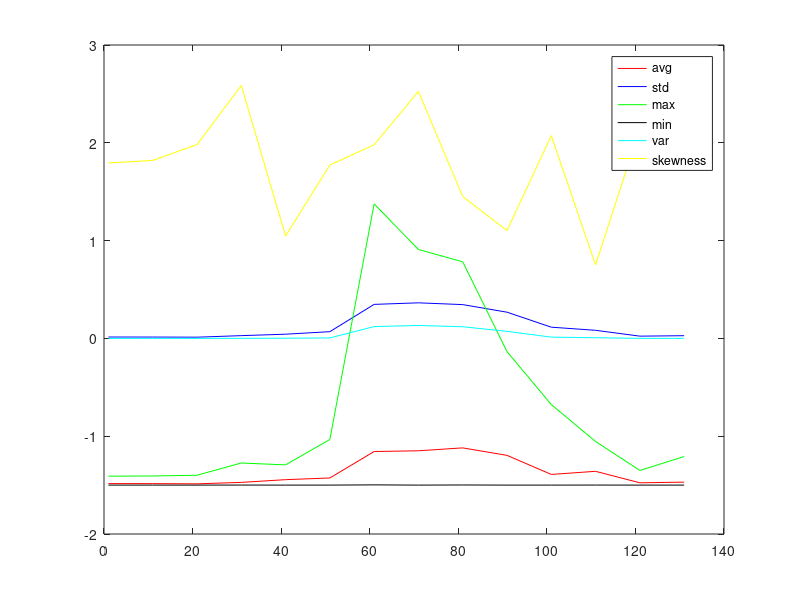
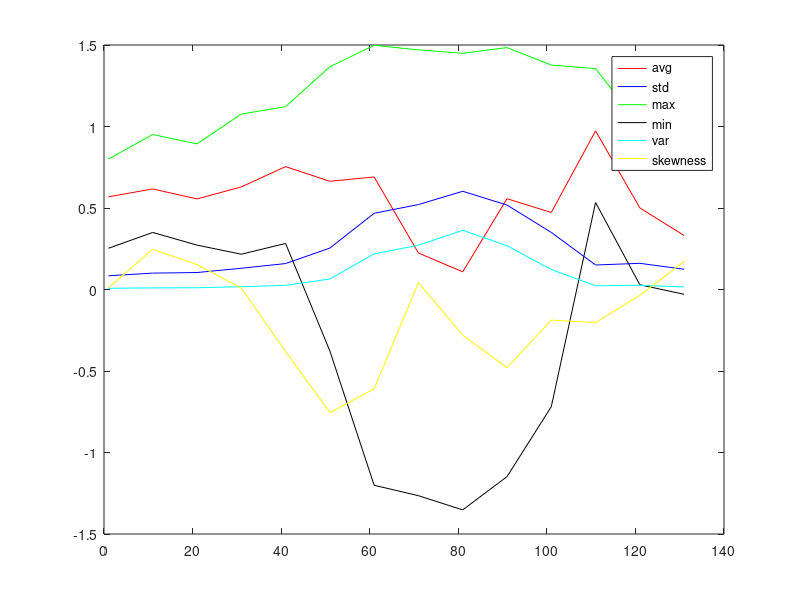
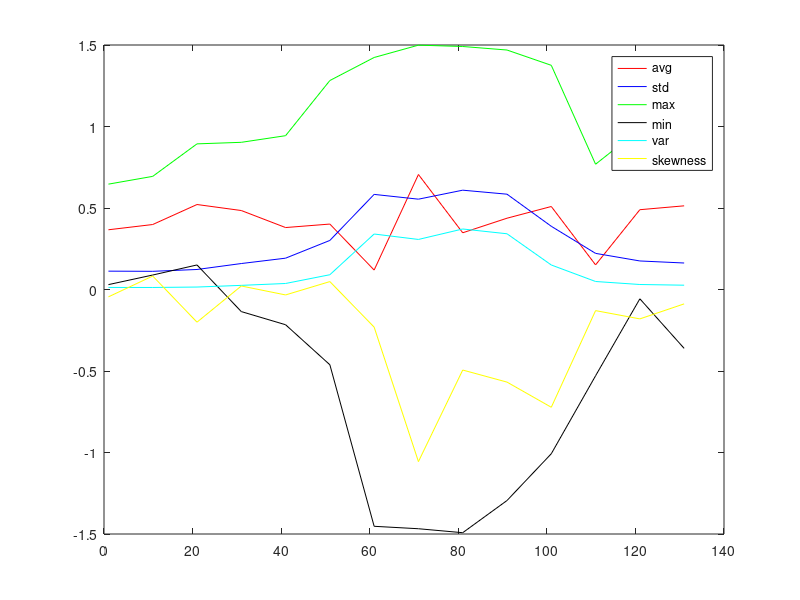
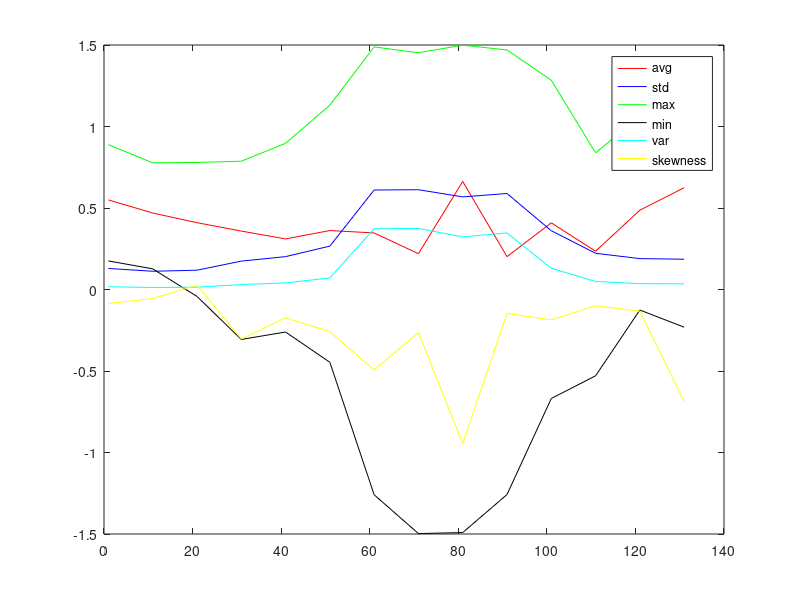

Recreate these plots in MATLAB, in order.
lines_start = 1;
lines_skip = 10;
lines_end = 140;

load("nbss.mat");
data = vbss;
data = data(1:4, 1:600, lines_start: lines_end);
data = normalize(data);  

for image_number = 1:4;

  x = data(image_number, 1:600, lines_start:lines_skip:lines_end);
  x = squeeze(x);

  v_avg = mean(x);
  v_std = std(x);
  v_max = max(x);
  v_min = min(x);
  v_var = var(x);
  v_skewness  = skewness(x);

  plot(lines_start:lines_skip:lines_end, v_avg, 'color', 'red');
  hold on;
  plot(lines_start:lines_skip:lines_end, v_std, 'color', 'blue');
  hold on;
  plot(lines_start:lines_skip:lines_end, v_max, 'color', 'green');
  hold on;
  plot(lines_start:lines_skip:lines_end, v_min, 'color', 'black');
  hold on;
  plot(lines_start:lines_skip:lines_end, v_var, 'color', 'cyan');
  hold on;
  plot(lines_start:lines_skip:lines_end, v_skewness, 'color', 'yellow');
  
  legend('avg','std','max','min','var','skewness') 
  
  figure();
end

##for image_number = 1:4;
##
##  x = data(image_number, 1:600, lines_start:lines_end);
##  x = squeeze(x);
##  x = x';
##  v_avg = mean(x);
##  v_std = std(x);
##  v_max = max(x);
##  v_min = min(x);
##  v_var = var(x);
##  v_skewness  = skewness(x);
##
##  plot(1:600, v_avg, 'color', 'red');
##  hold on;
##  plot(1:600, v_std, 'color', 'blue');
##  hold on;
##  plot(1:600, v_max, 'color', 'green');
##  hold on;
##  plot(1:600, v_min, 'color', 'black');
##  hold on;
##  plot(1:600, v_var, 'color', 'cyan');
##  hold on;
##  plot(1:600, v_skewness, 'color', 'yellow');
##  
##  legend('avg','std','max','min','var','skewness')
##  
##  figure();
##end

